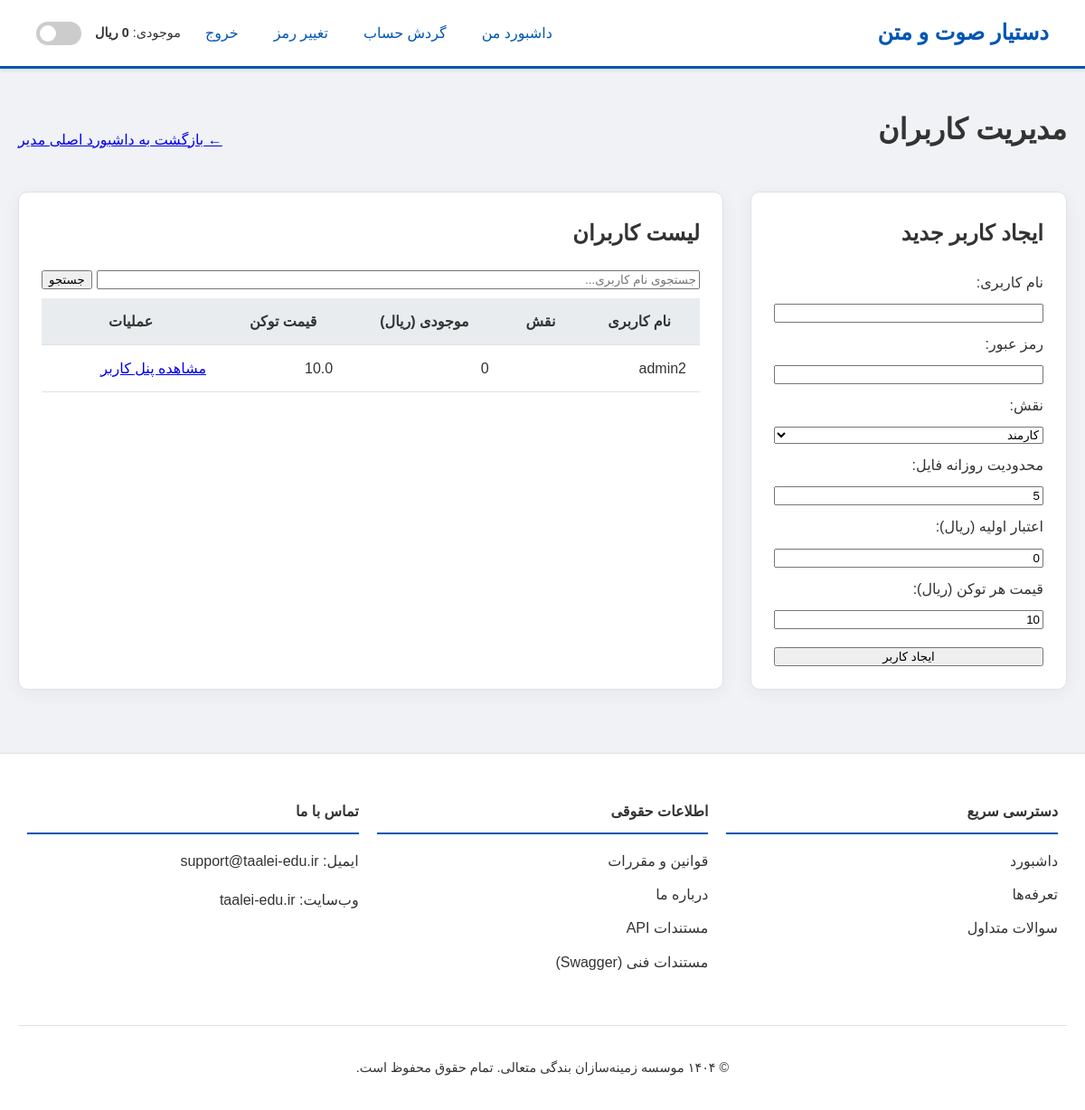
Page /admin/manage-users (signed in) on the committed database.
### app/models.py (models this page shows)
class User(Base):
    __tablename__ = "users"
    id = Column(Integer, primary_key=True, index=True)
    username = Column(String, unique=True, index=True, nullable=False)
    hashed_password = Column(String, nullable=False)
    role = Column(Enum(Role), nullable=False, default=Role.CUSTOMER)
    created_at = Column(DateTime, default=datetime.utcnow)
    file_limit = Column(Integer, default=5)
    daily_transcription_count = Column(Integer, default=0)
    last_transcription_date = Column(Date, nullable=True)
    wallet_balance = Column(Float, default=0.0)
    token_price = Column(Float, default=10.0)
    is_active = Column(Boolean, default=True)
    transcriptions = relationship("TranscriptionFile", back_populates="owner")
    transactions = relationship("Transaction", back_populates="user")
    api_keys = relationship("APIKey", back_populates="owner")

### app/routers/admin.py (the view)
@router.get("/manage-users", response_class=HTMLResponse)
async def admin_manage_users_page(
    request: Request,
    user_search: Optional[str] = Query(None),
    partial: int = Query(0),
    db: Session = Depends(dependencies.get_db),
    current_admin: models.User = Depends(dependencies.get_current_active_admin),
):
    users_list = crud.get_users(db, username_filter=user_search)
    ctx = {
        "request": request,
        "user": current_admin,
        "users": users_list,
        "user_search": user_search,
    }
    tpl = "partials/manage_users_partial.html" if partial else "admin_manage_users.html"
    return templates.TemplateResponse(tpl, ctx)

### templates/admin_manage_users.html (shortened to what this page needs)
{% extends "base.html" %}
{% block content %}
<div style="display: flex; justify-content: space-between; align-items: center; margin-bottom: 20px;">
    <h1>مدیریت کاربران</h1>
    <a href="/dashboard"> &larr; بازگشت به داشبورد اصلی مدیر</a>
</div>
<div style="display: flex; gap: 30px;">
    <div class="panel" style="width: 350px; min-width: 300px;">
        <h2>ایجاد کاربر جدید</h2>
        <form action="/admin/create_user" method="post" style="display: flex; flex-direction: column; gap: 10px;">
            <label for="username">نام کاربری:</label>
            <input type="text" id="username" name="username" required>
            <label for="password">رمز عبور:</label>
            <input type="password" id="password" name="password" required>
            <label for="role">نقش:</label>
            <select id="role" name="role">
                <option value="employee">کارمند</option>
            </select>
            <label for="file_limit">محدودیت روزانه فایل:</label>
            <input type="number" id="file_limit" name="file_limit" value="5" required>
            <label for="wallet_balance">اعتبار اولیه (ریال):</label>
            <input type="number" id="wallet_balance" name="wallet_balance" value="0" required>
            <label for="token_price">قیمت هر توکن (ریال):</label>
            <input type="number" step="any" id="token_price" name="token_price" value="10" required>
            <button type="submit" style="margin-top: 10px;">ایجاد کاربر</button>
        </form>
    </div>
    <div class="panel" style="flex: 1; max-height: 600px; overflow-y: auto;">
        <h2>لیست کاربران</h2>
        <form method="get" action="/admin/manage-users" style="display: flex; gap: 5px; margin-bottom: 10px;">
            <input type="text" name="user_search" placeholder="جستجوی نام کاربری..." value="{{ user_search or '' }}" style="flex-grow:1;">
            <button type="submit" style="width: auto;">جستجو</button>
        </form>
        <table>
            <thead>
                <tr>
                    <th>نام کاربری</th>
                    <th>نقش</th>
                    <th>موجودی (ریال)</th>
                    <th>قیمت توکن</th>
                    <th>عملیات</th>
                </tr>
            </thead>
            <tbody>
                {% for u in users %}
                <tr>
                    <td>{{ u.username }}</td>
                    <td>
                    </td>
                    <td>{{ "{:,.0f}".format(u.wallet_balance) }}</td>
                    <td>{{ u.token_price }}</td>
                    <td><a href="/admin/users/{{ u.id }}/profile">مشاهده پنل کاربر</a></td>
                </tr>
                {% endfor %}
            </tbody>
        </table>
    </div>
</div>
{% endblock %}

### templates/header.html (shortened to what this page needs)
<header class="site-header">
    <div class="logo">
        <a href="/">دستیار صوت و متن</a>
    </div>
    <nav class="main-nav">
        {% if user %}
            <a href="/dashboard">داشبورد من</a>
            <a href="/history">گردش حساب</a>
            <a href="/change-password">تغییر رمز</a>
            <a href="/logout">خروج</a>
            <span class="wallet-balance">موجودی: <strong>{{ "{:,.0f}".format(user.wallet_balance) }} ریال</strong></span>
        {% endif %}
        <div class="theme-switch-wrapper">
            <label class="theme-switch" for="theme-checkbox">
                <div class="slider round"></div>
            </label>
        </div>
    </nav>
</header>

### static/style.css (style rules this page uses)
:root { --bg-color:#f0f2f5; --panel-bg-color:#ffffff; --text-color:#333; --header-bg-color:#ffffff; --header-border-color:#0056b3; --table-header-bg:#e9ecef; --table-row-even-bg:#f8f9fa; --table-row-hover-bg:#f1f5f9; --border-color:#dee2e6; --accent:#0056b3; --border:#dee2e6; --bg2:#f8f9fa; }
* { box-sizing:border-box }
body { font-family:'Vazirmatn',sans-serif; background:var(--bg-color); color:var(--text-color); margin:0; padding:0; line-height:1.7; transition:background-color .3s,color .3s; }
h1,h2,h3,h4,h5 { margin-top:0;color:var(--text-color) }
.site-header { background:var(--header-bg-color); padding:15px 40px; box-shadow:0 2px 4px rgba(0,0,0,.1); display:flex; justify-content:space-between; align-items:center; border-bottom:3px solid var(--header-border-color); position:sticky;top:0;z-index:1000 }
.site-header .logo a { font-size:1.5em; font-weight:bold; color:var(--header-border-color); text-decoration:none }
.main-nav { display:flex;align-items:center;gap:15px }
.main-nav a { color:var(--header-border-color); text-decoration:none; font-weight:500; padding:8px 12px; border-radius:5px; transition:background-color .2s }
.wallet-balance { color:var(--text-color);font-size:.9em }
.theme-switch-wrapper { display:flex;align-items:center }
.theme-switch { position:relative;display:inline-block;width:50px;height:26px }
.slider { position:absolute; cursor:pointer; top:0;left:0;right:0;bottom:0; background:#ccc; transition:.4s; border-radius:26px }
.slider:before { content:""; position:absolute; height:18px;width:18px; left:4px;bottom:4px; background:#fff; transition:.4s; border-radius:50% }
.panel { background:var(--panel-bg-color); border:1px solid var(--border-color); padding:25px; border-radius:10px; box-shadow:0 4px 20px rgba(0,0,0,.05) }
table { width:100%;border-collapse:collapse }
th,td { padding:12px 15px;border-bottom:1px solid var(--border-color) }
th { background:var(--table-header-bg) }

### rows in the picture
User: wallet_balance "0", username "admin2", token_price "10.0"
